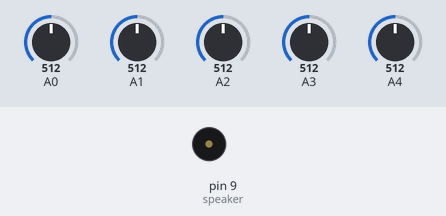
The sketch below on a simulated Arduino Uno, built with avr-gcc and run on an emulated ATmega328P. Parts: buzzer (waves = sounding). The test bench sets the inputs (shaded band); at power-on: A0 = 512, A1 = 512, A2 = 512, A3 = 512, A4 = 512.

Above: at 0.16 s.
Timing chart, 0 to 1.8 s (numbered marks = the images above):
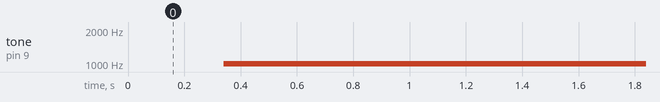

The sketch:

arduino-step-sequencer-afea0e-gm-edit.ino
```cpp
// (licence header left out)
const byte speaker = 9;       // Speaker pin
const bool debug = false;     // Set to True to print values to Serial Monitor
const short lowFreq = 10;     // The lower frequency boundary
const short highFreq = 2000;  // The higher frequency boundary
short counter = 0;            // Used for speed
short tempo = 0;              // Used for reading the speed
byte pattern = 0;             // Current potentiometer
short note = 0;               // Note that will be played

short getNote(byte pattern) {
  // Get notes for specific patterns
  note = map(analogRead(pattern+14), 0, 1023, lowFreq, highFreq);
  return note;
}

void setup() {
  Serial.begin(9600);
}

void loop() {
  tempo = map(analogRead(A4), 0, 1023, 4000, 100);  // Reverse mapping
  if (tempo < 3900) {                               // Enter if speed still acceptable
    if(counter > tempo) {
      if(debug) {
        Serial.println(pattern);
      }
      noTone(speaker);
      note = getNote(pattern);
      if(note > lowFreq + 10) {
        tone(speaker, note);
      }
      counter = 0;
      pattern = (pattern + 1) % 4;
    }
    counter++;
  } else {                      // Stopped on a specific potentiometer
    note = getNote(pattern);
    if (note > lowFreq + 10) {
      tone(speaker, note);
    } else {
      noTone(speaker);
    }
  }
}
```

Measured:
- by itself, tone on pin 9 (speaker): silent → 1005 Hz at 0.34 s
